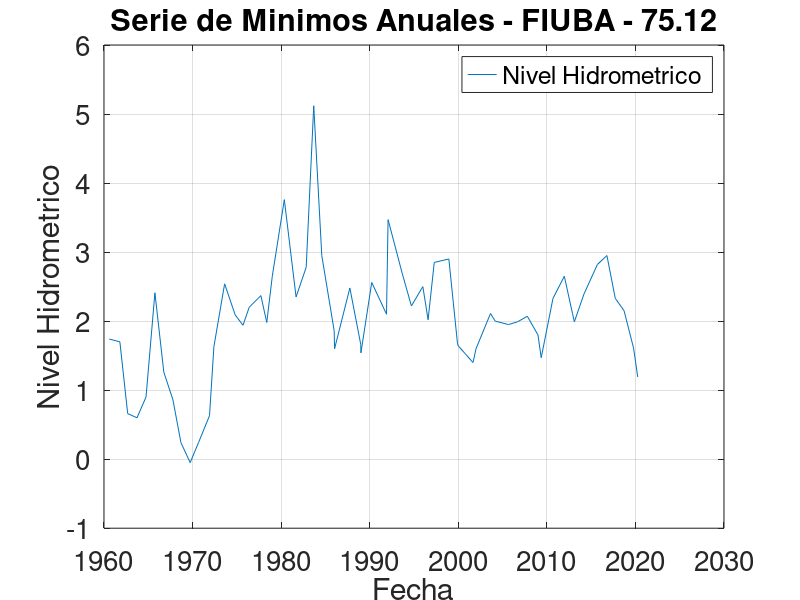

Source code (MATLAB):
close all
clear all

% Leemos datos del archivo
datos = load('Corrientes_1960-2020.dat');

%-------------------------------FUNCIONES--------------------------------------%

% vectorFechas: es un vector con fechas
% vectorNivelesHidrometricos: es un vector con los niveles hidrometricos
% titulo: es el titulo que va a tener el grafico
%
% Hace el grafico
function resultado = graficar(vectorFechas, vectorNivelesHidrometricos, titulo)
  % Lista de elementos a graficar
  legend_list = {"Nivel Hidrometrico"};
  
  % Graficador
  plot(vectorFechas, vectorNivelesHidrometricos, '-');
  
  datetick(gca);
  
  legend(legend_list);

  % Título
  title(titulo);

  % Rótulos de ejes
  xlabel("Fecha",'fontsize',10)
  ylabel("Nivel Hidrometrico",'fontsize',14)
  
  % Grilla
  grid

  % Tamaño de letra de los n
  set(gca,'fontsize',20); % sets font of numbers on axes 
endfunction

% datos: matriz con los datos tal cual los cargamos desde el inicio del programa
%
% Devuelve un vector con las fechas transformadas de manera que pueda ser ploteada
function resultado = convertirFechas(datos)
  vectorFechas = [];
  
  for i=1:rows(datos)
    anio = datos(i,3);
    mes = datos(i,2);
    dia = datos(i,1);
    
    vectorFechas(i,1) = datenum(anio,mes,dia);
  endfor
  resultado = vectorFechas;
endfunction

% datos: matriz con los datos tal cual los cargamos desde el inicio del programa
%
% Devuelve un vector donde la primera columna tiene los años, la segunda los 
% niveles hidrometricos.
function resultado = minimos_anuales(datos)
  matrizMinimosAnuales = [];
  dimension = rows(datos);
  i = 1;
  j = 1;
  
  while i <= dimension
    anio = datos(i,3);
    mes = datos(i,2);
    dia = datos(i,1);
    minimo_anual = datos(i,4);

    % Busco el minimo del año
    while i <= dimension && datos(i,3) == anio
      if(datos(i,4) < minimo_anual)
        dia = datos(i,1);
        mes = datos(i,2);
        minimo_anual = datos(i,4);
      endif
      i = i + 1;
    endwhile
    
    matrizMinimosAnuales(j,:) = [dia, mes, anio, minimo_anual];
    j = j + 1;
  endwhile
  resultado = matrizMinimosAnuales;
endfunction

function resultado = minimos_mensuales(datos)
  matrizMinimosMensuales = [];
  dimension = rows(datos);
  i = 1;
  j = 1;

  while i < dimension
    anio = datos(i,3);
    mes = datos(i,2);
    dia = datos(i,1);
    minimo_mensual = datos(i,4);

    % Busco el minimo del mes
    while i <= dimension && datos(i,2) == mes
      if datos(i,4) < minimo_mensual
        dia = datos(i,1);
        anio = datos(i,3);
        minimo_mensual = datos(i,4);
      endif
      i = i + 1;
    endwhile

    matrizMinimosMensuales(j,:) = [dia, mes, anio, minimo_mensual];
    
    j = j + 1;
  endwhile
  resultado = matrizMinimosMensuales;
endfunction

# Devuelve el primer nivel hidrometrico del mes pasado por parametro que aparece
%function resultado = obtener_un_minimo_del_mes(datos,mes)
%  vector = [];
  
%  for i=1:rows(datos)
%    if datos(i,2) == mes
%      vector = datos(i,:);
%      break
%    endif
%  endfor
  
%  resultado = vector;
%endfunction

%function resultado = min_mes(datos)
%  matrizMinimosMensuales = [];
  
%  for mes=1:12
%    vectorMinimo = obtener_un_minimo_del_mes(datos,mes); # obtiene primer nivel del mes que aparece
%    for i=1:rows(datos)
%      if datos(i,2) == mes && datos(i,4) < vectorMinimo(4);
%        vectorMinimo = datos(i,:);
%      endif
%    endfor
    
%    matrizMinimosMensuales(mes,:) = vectorMinimo;
%  endfor
%  resultado = matrizMinimosMensuales;
%endfunction

% Devuelve la posicion del minimo absoluto
%function resultado = minimo_absoluto(datos)
%  min = datos(1,4);
%  pos = 1;
%  
%  for i=1:rows(datos)
%    if datos(i,4) < min
%      min = datos(i,4);
%      pos = i;
%    endif
%  endfor
  
%  resultado = pos;
%endfunction

% Devuelve matriz con el rango del periodo especificado
function resultado = recortar_periodo(datos,desdeAnio,hastaAnio)
  nuevosDatos = [];
  j = 1;
  
  for i=1:rows(datos)
    if (datos(i,3) >= desdeAnio) && (datos(i,3) <= hastaAnio)
      nuevosDatos(j,:) = datos(i,:);
      j = j + 1;
    endif
  endfor
  
  resultado = nuevosDatos;
endfunction

% Ordena la matriz por niveles hidrometricos de menor a mayor
function s = bubblesort(v)
  itemCount = length(v);
  do
    hasChanged = false;
    itemCount--;
    for i = 1:itemCount
      if ( v(i,4) > v(i+1,4) )
        aux = v(i,:);
        v(i,:) = v(i+1,:);
        v(i+1,:) = aux;
        hasChanged = true;
      endif
     endfor
  until(hasChanged == false)
  s = v;
endfunction

%-------------------------------FIN DE FUNCIONES-------------------------------%

% Punto a del ejercicio
vectorFechas = convertirFechas(datos);
graficar(vectorFechas, datos(:,4), "Serie Completa - FIUBA - 75.12");

% Punto b del ejercicio
matrizMinimosAnuales = minimos_anuales(datos);
vectorFechas = convertirFechas(matrizMinimosAnuales);
graficar(vectorFechas,matrizMinimosAnuales(:,4),"Serie de Minimos Anuales - FIUBA - 75.12");

% Punto c del ejercicio
%matrizMinimosMensuales = minimos_mensuales(datos);
%vectorFechas = convertirFechas(matrizMinimosMensuales);
%graficar(vectorFechas,matrizMinimosMensuales(:,4),"Serie de Minimos Mensuales - FIUBA - 75.12");

% Punto d del ejercicio
matrizMinimosAnuales = minimos_anuales(datos);
nuevoPeriodo = recortar_periodo(matrizMinimosAnuales, 1975,2020);

% No se pide graficar en el punto d, asi que esto no es necesario hacerlo.
%vectorFechas = convertirFechas(nuevoPeriodo);
%graficar(vectorFechas,nuevoPeriodo(:,4),"Serie 1975 - 2020 - FIUBA - 75.12");

periodoOrdenado = bubblesort(nuevoPeriodo); # Ordena de menor a mayor por niveles hidrometricos
dlmwrite('ranking_5_principales_bajantes.csv', periodoOrdenado); #Exportar datos como archivo .csv
